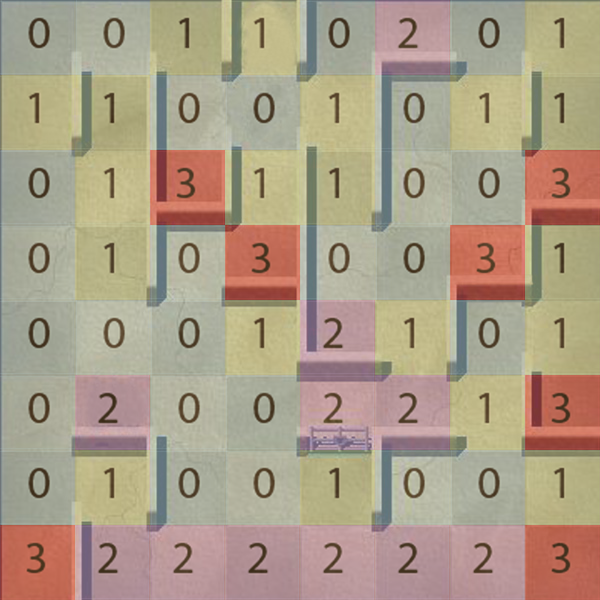

A level layout from a 2D game, rendered from its tile map. Below: a short description, then the map file with tile-grid data replaced by summaries:
An orthogonal 8x8 tile map with 75x75 px tiles, 2 tile layers (Bacckground, Walls), 2 tilesets and 3 objects (NPC3SpawnPoint, PlayerSpawnPoint, ExitPoint).

<map version="1.0" orientation="orthogonal" width="8" height="8" tilewidth="75" tileheight="75">
 <tileset firstgid="1" name="map2" tilewidth="75" tileheight="75">
  <image source="map2.jpg" width="600" height="600" />
 </tileset>
 <tileset firstgid="65" name="wall_tiles copy" tilewidth="75" tileheight="75">
  <image source="wall_tiles copy.png" width="300" height="75" />
  <tile id="0">
   <properties>
    <property name="Wall" value="0" />
   </properties>
  </tile>
  <tile id="1">
   <properties>
    <property name="Wall" value="1" />
   </properties>
  </tile>
  <tile id="2">
   <properties>
    <property name="Wall" value="2" />
   </properties>
  </tile>
  <tile id="3">
   <properties>
    <property name="Wall" value="3" />
   </properties>
  </tile>
 </tileset>
 <layer name="Bacckground" width="8" height="8">
  <data>[64 cells, 64 non-empty, 64 distinct tile ids]</data>
 </layer>
 <objectgroup name="Objects" width="8" height="8">
  <object name="NPC3SpawnPoint" x="265" y="34" />
  <object name="PlayerSpawnPoint" x="565" y="264" />
  <object name="ExitPoint" x="414" y="34" />
 </objectgroup>
 <layer name="Walls" width="8" height="8">
  <data>[64 cells, 64 non-empty, 4 distinct tile ids]</data>
 </layer>
</map>
